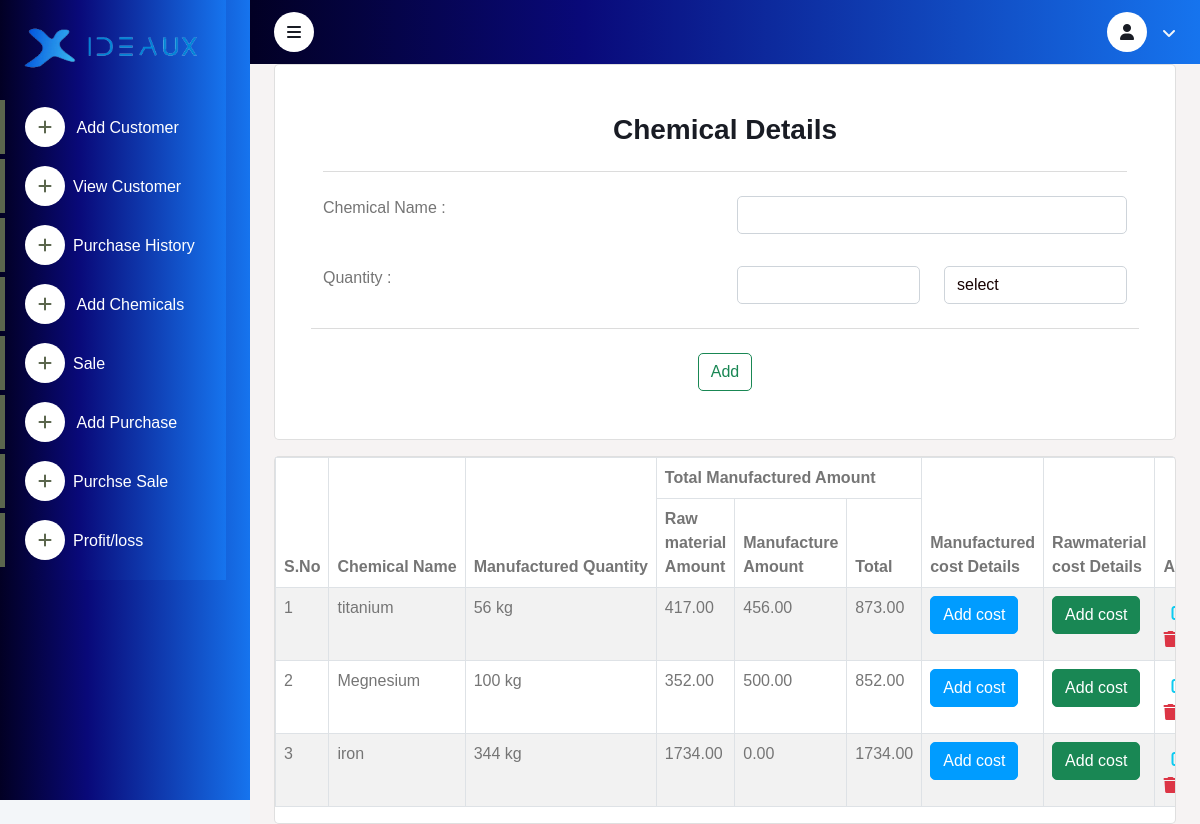
/manu/, run on the app's committed database.
### manu/models.py (models this page shows)
class Product(models.Model):
    manufactured_product=models.CharField(max_length=20)
    manufactured_quantity=models.CharField(max_length=60)
    measure=models.CharField(choices = MEASURE_CHOICES,max_length=60)
    type_name=models.CharField(max_length=20,choices=TYPE_CHOICES,null=True,blank=True)
    total_charge_amount=models.DecimalField(max_digits = 16, decimal_places = 2,default=0)
    raw_material_amount=models.DecimalField(max_digits = 16, decimal_places = 2,default=0)
    sell_status=models.CharField(max_length=20,choices=STATUS_CHOICES,null=True,blank=True)
    status= models.CharField(choices=STATUS_CHOICES,max_length=100, null=True,blank=True)
    price_pro_loss=models.DecimalField(max_digits = 8,decimal_places = 2,default=0)
    total_manufactured_amount=models.DecimalField(max_digits = 16, decimal_places = 2,default=0)
    total_sell_amount=models.DecimalField(max_digits = 16, decimal_places = 2,default=0)
    sub_amount=models.DecimalField(max_digits = 16, decimal_places = 2,default=0)
    unit_purchase_price=models.DecimalField(max_digits = 16, decimal_places = 2,default=0)
    sell_quantity=models.IntegerField(null=True, blank=True,default=0)
    unit_price_manu_product=models.DecimalField(max_digits = 16, decimal_places = 2,default=0)
    quantity_price=models.IntegerField(null=True, blank=True,default=0)
    purchase_price=models.DecimalField(max_digits = 8,decimal_places = 2,default=0)
    created_at = models.DateTimeField(auto_now_add=True)
    updated_at = models.DateTimeField(auto_now=True)

### manu/views.py (the view)
# urls.py: path('', views.product, name='product'),
def product(request):
    product=Product.objects.filter(type_name="Manufactured_product")
    if request.method=="POST":
        form = ProductForm(request.POST)
        q=request.POST.get("manufactured_product")
        print(q)
        if form.is_valid():
            x=form.save()
            x.type_name=  "Manufactured_product"
            x.save()
            messages.success(request, 'Added successfully')
            return redirect('product')
        else:
            print(form.errors)
            return render(request,'manu/product.html',{'product':product,'form':form})
    else:
        form=ProductForm()
        return render(request,'manu/product.html',{'product':product,'form':form})

### manu/forms.py
class ProductForm(forms.ModelForm):
    class Meta:
        model=Product
        fields=['manufactured_product','manufactured_quantity','measure']

### manu/templates/manu/Product.html (shortened to what this page needs)
{% extends "user/layout.html" %}
{% load static %}
{% block content %}
<div class="container">
    <div class="card p-5">
        <h3 class="text-center">Chemical Details</h3>
        <hr class="hr-center">
        <form action="" method="post" enctype="multipart/form-data">
            <div class="row">
                    <div class="col-md-6 mt-2">
                        <label for="manufactured_product">Chemical&nbsp;Name&nbsp;:</label>
                    </div>
                    <div class="col-md-6 mt-2">
                        <input type="text" name="manufactured_product" class="form-control" id="manufactured_product" value="{{form.manufactured_product.value|default_if_none:''}}" ><br>
                </div>
                  <div class="col-md-6 mt-2">
                    <label for="manufactured_quantity">Quantity&nbsp;:</label>
                </div>
                <div class="col-md-3 mt-2">
                    <input type="text" name="manufactured_quantity" class="form-control" id="manufactured_quantity" value="{{form.manufactured_quantity.value|default_if_none:''}}" ><br>
            </div>
            <div class="col-md-3 mt-2">
              <select class="form-control"  class="js-example-basic-single" name="measure" required>
                  {% if measure %}
                  <option value="{{measure}}" selected>{{measure}}</option>
                  {% else %}
                  <option selected >select</option>
                  {% endif %}
              </select>
      </div>
                <hr class="hr-center">
                <div class=" d-flex justify-content-center mt-2">
                    <button type="submit" class="btn btn-outline-success mx-1">Add</button>
                </div>
        </form>
    </div>
</div>
    <div class="card mt-3">
      <div class="table-responsive">
        <table class="table table-striped table-bordered  table-hover">
          <thead>
            <tr>
              <th rowspan="2" text-align: center; >S.No</th>
              <th rowspan="2">Chemical&nbsp;Name</th>
              <th rowspan="2">Manufactured&nbsp;Quantity</th>
              <th colspan="3">Total Manufactured Amount</th>
              <th rowspan="2">Manufactured cost Details</th>
              <th rowspan="2">Rawmaterial cost Details</th>
              <th rowspan="2" >Action</th>
          </tr>
          <tr>
              <th>Raw material Amount</th>
              <th>Manufacture Amount</th>
              <th>Total</th>
          </tr>
          </thead>
          <tbody>
            <tr>
              {% for i in product %}
              <td>{{forloop.counter}}</td>
              <td>{{i.manufactured_product}}</td>
              <td>{{i.manufactured_quantity}} {{i.measure}}</td>
              <td>{{i.raw_material_amount}}</td>
              <td>{{i.total_charge_amount}}</td>
              <td>{{i.total_manufactured_amount}}</td>
              <td> <a href="{% url 'manufacture' i.id  %}"><button type="submit" class="btn btn-primary"  >Add cost</button></a> </td>
              <td><a href="{% url 'add_mat' i.id  %}"><button type="submit" class="btn btn-success"  >Add cost</button></a> </td>
                  <td> <a href="{% url 'edit_product' i.id  %}"><i class="fa-solid fa-pen-to-square p-2 text-info" ></i></a>
               <a href="{% url 'delete_product' i.id  %}"> <i class="fa-solid fa-trash text-danger"></i></a></td>
            </tr>
            {% endfor %}
          </tbody>
        </table>
      </div>
    </div>
  </div>
  {% endblock content %}

### user/static/css/styles.css (style rules this page uses)
:root { --primary: #bb1e30; --light: #e92a41; --dark: #252525; --blue:rgb(71, 144, 208); }
.btn { transition: .5s; }
.btn.btn-primary { color: #FFFFFF; }

### data on the page
Product: manufactured_product "titanium", manufactured_quantity "56", measure "kg", raw_material_amount "417.00", total_charge_amount "456.00", total_manufactured_amount "873.00"
Product: manufactured_product "Megnesium", manufactured_quantity "100", measure "kg", raw_material_amount "352.00", total_charge_amount "500.00", total_manufactured_amount "852.00"
Product: manufactured_product "iron", manufactured_quantity "344", measure "kg", raw_material_amount "1734.00", total_charge_amount "0.00", total_manufactured_amount "1734.00"
